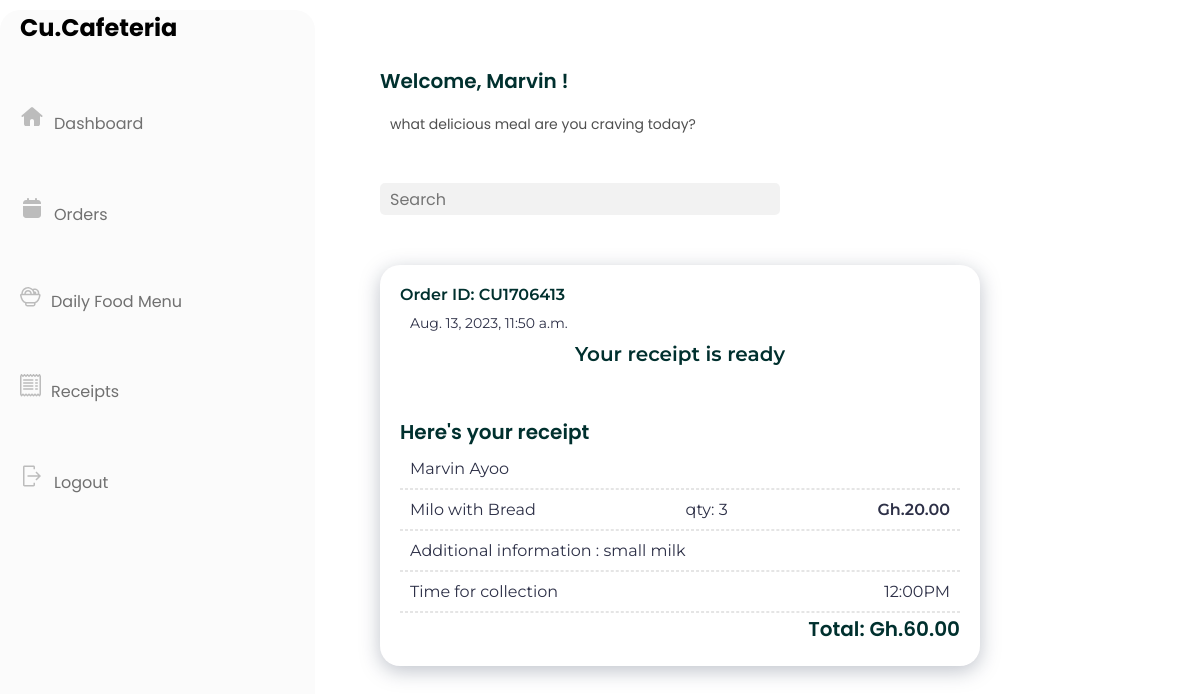
The page /Dashboard/full-receipt-details/44 (signed in) on the database its author committed.
### Dashboard/models.py (models this page shows, shortened)
class Order(models.Model):
    user = models.ForeignKey(User, on_delete=models.CASCADE)
    fname = models.CharField(max_length=150, null=False)
    lname = models.CharField(max_length=150, null=False)
    email = models.CharField(max_length=150, null=False)
    phone = models.CharField(max_length=150, null=False)
    foodcat = models.CharField(max_length=150, null=False)
    total_price = models.FloatField(null=False)
    payment_mode = models.CharField(max_length=150, null=False)
    payment_id = models.CharField(max_length=250, null=True)
    orderstatus= (
        ("cooking", "cooking"),
        ("Delivered", "Delivered")
    )
    status = models.CharField(max_length=150, choices=orderstatus, default="cooking" )
    message= models.TextField(null=True)
    tracking_no = models.CharField(max_length=150, null=True)
    created_at = models.DateTimeField(auto_now_add=True)
    updated_at = models.DateTimeField(auto_now=True, auto_now_add=False)

class OrderItem(models.Model):
    order = models.ForeignKey(Order, on_delete=models.CASCADE)
    food_item = models.ForeignKey(Food_Item, on_delete=models.CASCADE)
    price = models.FloatField(null=False)
    quantity = models.IntegerField(null=False)

class Food_Item(models.Model):
    name = models.CharField(max_length=100)
    food_category = models.ForeignKey(Food_Category, on_delete=models.CASCADE)
    small_description = models.CharField(max_length=100)
    description = models.TextField(max_length=600, null=False, blank=False)
    quantity = models.IntegerField(null=False, blank=False)
    Price = models.DecimalField(max_digits=6, decimal_places=2)
    food_image = models.FileField(upload_to= 'images/')

### Dashboard/views.py (the view)
# urls.py: path("full-receipt-details/<int:receipts_id>", views.receipt_info, name="receipts_info"),
def receipt_info(request, receipts_id):
    order = Order.objects.filter(pk=receipts_id).filter(user=request.user).first()
    order_item = OrderItem.objects.filter(order=order)
    collection_time = order.created_at + timedelta(minutes=10)
    return render(request, "dashboard/receipt-info.html", {
        'order':order,
        'order_details': order_item,
        'collection_time': collection_time,
    })

### Dashboard/templates/dashboard/receipt-info.html (shortened to what this page needs)
{% extends 'dashboard/layout.html' %}
{% load static %}
{% block css %}
    <link rel="stylesheet" href="{% static 'dashboard/receipt-info.css' %}">
{% endblock css %}
{% block content %}
<div class="main-receipt">
    <div class="receipt-content">
      <div class="order-id">
        <h3 class="order-number">Order ID: {{order.tracking_no}}</h3>
        <p class="order-date">{{order.created_at}}</p>
        <h1 class="receipt-ready">Your receipt is ready</h1>
      </div>
      <div class="receipt-details">
        <h2 class="receipt-message">Here's your receipt</h2>
        <p>{{request.user.first_name}}  {{request.user.last_name}}</p>
        <hr />
        {% for items in order_details %}
        <div class="food-qtyprice">
          <div class="food-type">
            <p>{{items.food_item.name}}</p>
          </div>
          <div class="qty">
            <p>qty: {{items.quantity}}</p>
          </div>
          <div>
            <p style="font-weight: 600;">Gh.{{items.price|floatformat:"2"}}</p>
          </div>
          {% endfor %}
        </div>
        <hr />
        <div>
            <p>Additional information : {{ order.message }}</p>
        </div>
        <hr />
        <div class="collection-details">
          <div class="collection-time">
            <p>Time for collection</p>
          </div>
          <div>
            <p>{{ collection_time|time:"h:iA" }}</p>
          </div>
        </div>
        <hr />
        <div class="total-amount">
          <h2>Total: Gh.{{order.total_price|floatformat:"2"}}</h2>
        </div>
      </div>
    </div>
  </div>
{% endblock content %}

### Dashboard/templates/dashboard/layout.html (shortened to what this page needs)
{% load static %}
<!DOCTYPE html>
<html lang="en">
  <head>
    <link rel="stylesheet" href="{% static 'dashboard/dashboard.css' %}" />
    <link rel="stylesheet" href="//cdn.jsdelivr.net/npm/alertifyjs@1.13.1/build/css/alertify.min.css"/>
    <link rel="stylesheet" href="//cdn.jsdelivr.net/npm/alertifyjs@1.13.1/build/css/themes/default.min.css"/>
    {% block css %}
    {% endblock css %}
  </head>
  <body>
    <main>
      <div class="main-container main-container2 main-container3">
        <div class="container-sidebar">
          <div class="sidebar">
            <h2>Cu.Cafeteria</h2>
            <ul>
              <li>
                <a href="{% url 'dashboard' %}"
                  ><img
                    class="icon"
                    src="{% static 'images/majesticons_home (1).svg' %}"
                    alt=""
                  />Dashboard</a
                >
              </li>
              <li>
                <a href="{% url 'orders' %}"
                  ><img
                    class="icon"
                    src="{% static 'images/majesticons_calendar.svg' %}"
                    alt=""
                  />Orders</a
                >
              </li>
              <li>
                <a href="{% url 'dailyfoods' %}"
                  ><img class="icon" src="{% static 'images/Vector (2).svg' %}" alt="" />Daily
                  Food Menu</a
                >
              </li>
              <li>
                <a href="{% url 'receipts' %}"
                  ><img
                    class="icon"
                    src="{% static 'images/Group (1).svg' %}"
                    alt=""
                  />Receipts</a
                >
              </li>
              <li>
                <a href="{% url 'logout' %}"
                  ><img
                    class="icon"
                    src="{% static 'images/carbon_logout.svg' %}"
                    alt=""
                  />Logout</a
                >
              </li>
            </ul>
          </div>
        </div>
        <div class="middle-container">
          <div class="middle-content">
            <div class="welcome-profile">
              <h2>Welcome, {{request.user.first_name}} !</h2>
              <p class="p-sentence">
                what delicious meal are you craving today?
              </p>
              <input type="text" placeholder="Search" />
            </div>
            {% block content %}
            {% endblock content %}
      </div>
    </main>
  </body>
</html>

### Dashboard/static/dashboard/dashboard.css (style rules this page uses)
* { padding: 0; margin: 0; box-sizing: border-box; }
body { width: 100%; min-height: 100vh; font-family: "poppins", sans-serif; }
.main-container { display: grid; grid-template-columns: 315px 730px 300px; }
.container-sidebar { background: #FBFBFB; border-radius: 20px; margin-top: 10px; padding-left: 20px; position: relative; }
li { list-style: none; margin: 60px auto; }
a { text-decoration: none; font-family: 'Poppins'; font-style: normal; font-weight: 400; font-size: 16px; line-height: 24px; color: #707070; }
.icon { margin-right:10px; }
.middle-container { margin: 65px; }
.middle-content h2 { font-family: 'Poppins'; font-style: normal; font-weight: 600; font-size: 20px; line-height: 33px; color: #00302E; }
.middle-content .p-sentence { font-family: 'Poppins'; font-style: normal; font-weight: 400; font-size: 14px; line-height: 33px; color: rgba(0, 0, 0, 0.69); }
input { width: 400px; height: 32px; padding: 10px; background: rgba(188, 188, 188, 0.2); border-radius: 5px; border: none; margin-top: 32px; margin-bottom: 50px; font-family: 'Poppins'; font-style: normal; font-weight: 400; font-size: 16px; line-height: 33px; color: #827B7B; }

### Dashboard/static/dashboard/receipt-info.css (style rules this page uses)
.main-receipt { max-width: 600px; background-color: #FFFFFF; filter: drop-shadow(0px 5px 10px rgba(0, 14, 48, 0.25)); border-radius: 20px; padding-left: 30px; padding-right: 30px; padding-top: 10px; padding: 20px; }
.order-number { font-family: 'Montserrat'; font-style: normal; font-weight: 600; font-size: 16px; color: #00302E; }
.order-date { font-family: 'Montserrat'; font-style: normal; font-weight: 400; font-size: 14px; color: #2D3047; }
.receipt-ready { text-align: center; padding-bottom: 50px; font-family: 'Montserrat'; font-style: normal; font-weight: 600; font-size: 20px; color: #00302E; }
.receipt-message { font-family: 'Montserrat'; font-style: normal; font-weight: 500; font-size: 20px; color: #2D3047; }
p { font-family: 'Montserrat'; font-style: normal; font-weight: 400; font-size: 16px; color: #2D3047; padding: 10px; }
.food-qtyprice { display: flex; justify-content: space-between; align-items: center; gap: 20px; }
.collection-details { display: flex; justify-content: space-between; align-items: center; }
.total-amount { display: flex; justify-content: flex-end; font-family: 'Montserrat'; font-style: normal; font-weight: 600; font-size: 20px; color: #2D3047; }
hr { border: 1px dashed #E5E5E5; }

### rows shown on the page
Order: tracking_no "CU1706413", created_at "Aug. 13, 2023, 11:50 a.m.", message "small milk", total_price "60.00"
OrderItem: food_item.name "Milo with Bread", quantity "3", price "20.00"

### other values the page prints
{{ request.user.first_name }} "Marvin"
{{ request.user.last_name }} "Ayoo"
{{ collection_time|time:"h:iA" }} "12:00PM"
